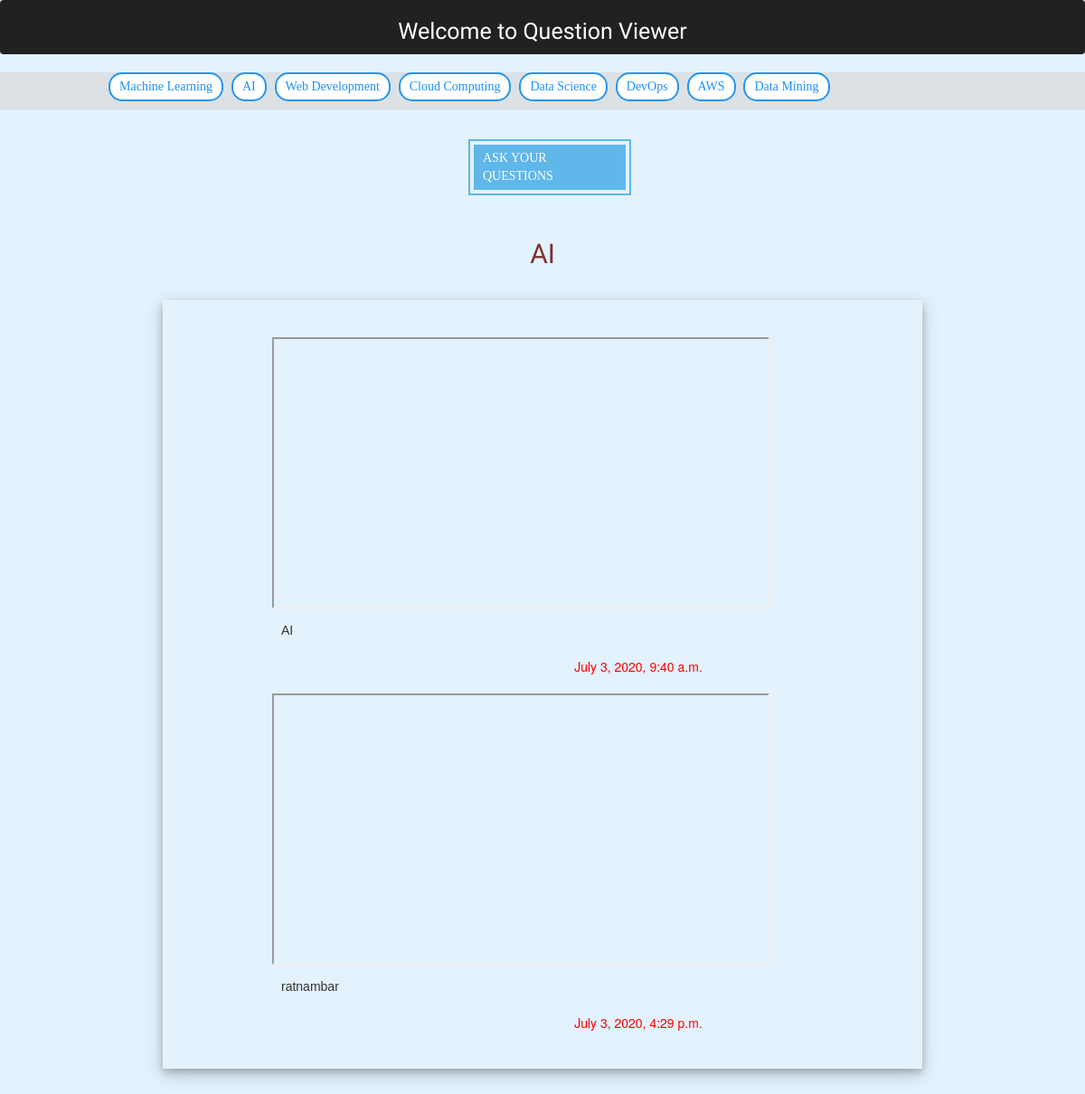
Before: /questions/2/ with the older database file.
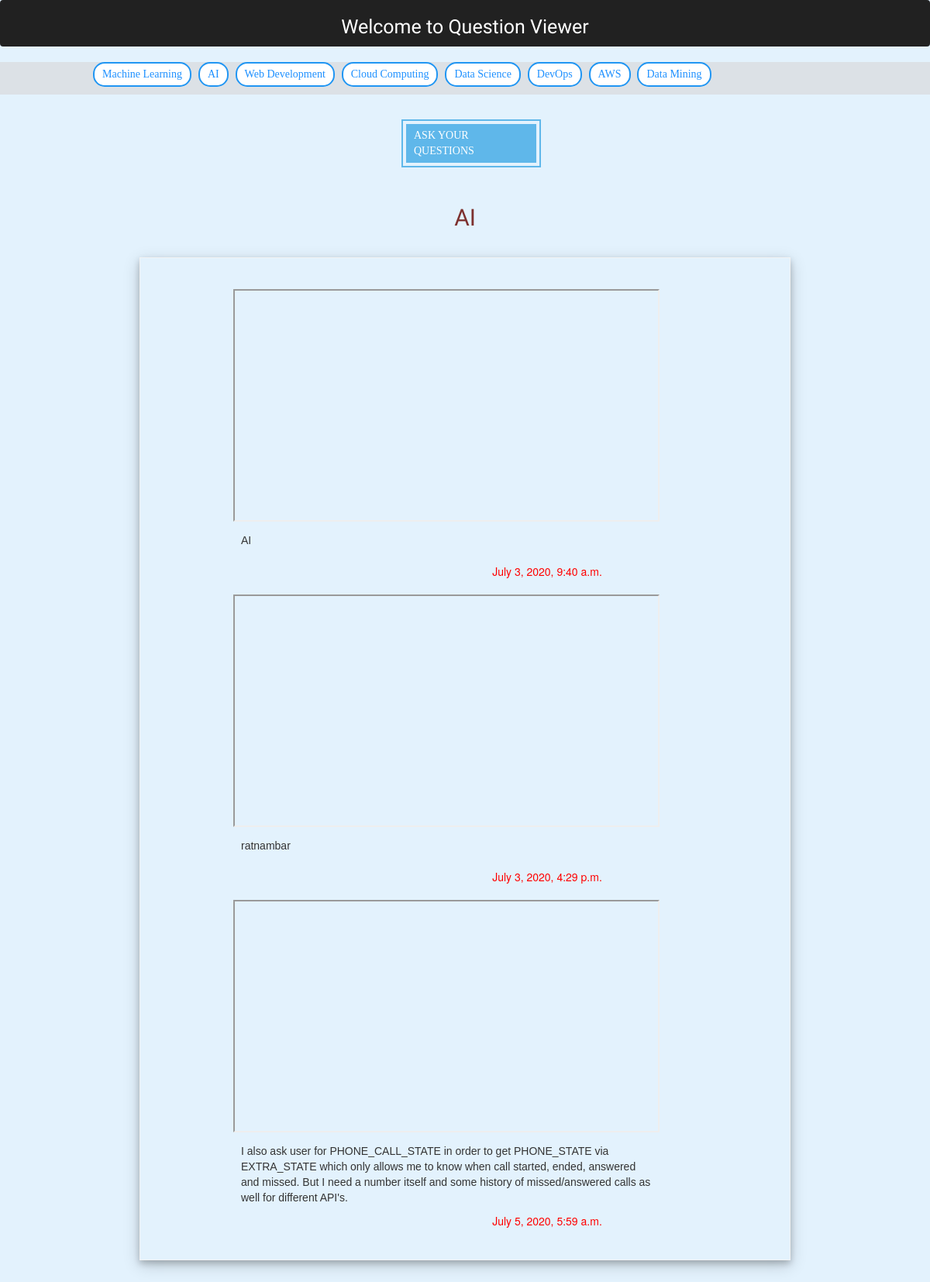
After: the same page with the newer database file.
### QuestionViewerApp/models.py (models this page shows, shortened)
class Group(models.Model):
    name = models.CharField(max_length=100)
    def __str__(self):
        return self.name

class Question(models.Model):
    question = models.FileField(upload_to='question', blank=True, validators=[validate_file_extension])
    comment = models.TextField()
    created_at = models.DateTimeField(auto_now_add=True)
    group = models.ForeignKey(Group, on_delete=models.CASCADE)

### QuestionViewerApp/views.py (the view)
# urls.py: path('<int:id>/', view_by_cat_button, name="detail"),
def view_by_cat_button(request, id, *args, **kwargs):
    grp_name = Group.objects.get(id=id)
    groups = Group.objects.all()
    questions = Question.objects.filter(group__id=id)
    context = {
        'grp_name': grp_name,
        'groups': groups,
        'questions': questions
        }
    return render(request, 'QuestionViewerApp/dashboard.html', context)

### QuestionViewerApp/templates/QuestionViewerApp/dashboard.html (shortened to what this page needs)
<!DOCTYPE html>
<html lang="en">
<head>
    <link rel="stylesheet" href="https://maxcdn.bootstrapcdn.com/bootstrap/3.3.7/css/bootstrap.min.css">
</head>
<body>
    <nav class="navbar navbar-light" style="background-color: #212121;">
        <div class="banner">
             <h1>Welcome to Question Viewer</h1>
        </div>
    </nav>
    <div id="mainbody">
        <div id="btn1">
            {% for group in groups %}
                <a href="{% url 'detail' group.id %}"><button id="btn">{{ group.name }}</button></a>
            {% endfor %}
        </div>
    </div>
    <div class="ask-qst">
        <a href="{{ groups.get_absolute_url }}">
                <a href="{% url 'query' %}">Ask Your Questions</a>
        </a>
    </div>
    <div style="text-align:center;margin-top:50px;margin-bottom:-70px;font-size:30px;font-family: 'Work Sans', sans-serif;color:#7D312F;">{{ grp_name }}</div>
    <div class="questions-list">
        <ul>
            {% for question in questions %}
                <div style="margin-top:20px;margin-bottom:20px;margin-left:100px;">
                    <li><iframe src="{{ question.question.url }}"  width="550px"; height="300px";frameBorder="0"; scrolling="no" ; marginwidth="0"; marginheight="0";/></iframe></li>
                    <li><div id="comment">{{ question.comment }}</div></li>
                    <div  id="created_at">{{ question.created_at }}</div>
                </div>
            {% endfor %}
        </ul>
    </div>
</body>
</html>

Changed rows visible on the page:
added Question: comment "I also ask user for PHONE_CALL_STATE in order to get PHONE_STATE via EXTRA_STATE which only allows me to know when call started, ended, answered and missed. But I need a number itself and some history of missed/answered calls as well for different API's.", created_at "July 5, 2020, 5:59 a.m."
